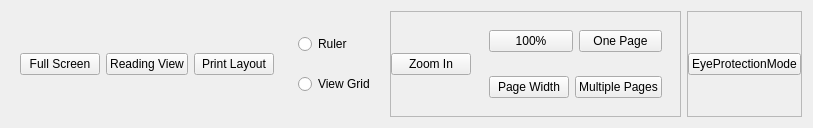
          <widget class="QWidget" name="viewPage">
           <layout class="QHBoxLayout" name="horizontalLayout_18">
            <item>
             <widget class="QFrame" name="_1_ViewPageSector">
              <layout class="QHBoxLayout" name="_13">
               <item>
                <widget class="QPushButton" name="fullScreenBtn">
                 <property name="text">
                  <string>Full Screen</string>
                 </property>
                </widget>
               </item>
               <item>
                <widget class="QPushButton" name="readingViewBtn">
                 <property name="text">
                  <string>Reading View</string>
                 </property>
                </widget>
               </item>
               <item>
                <widget class="QPushButton" name="printLayoutBtn">
                 <property name="text">
                  <string>Print Layout</string>
                 </property>
                </widget>
               </item>
              </layout>
             </widget>
            </item>
            <item>
             <widget class="QFrame" name="_2_ViewPageSector">
              <layout class="QVBoxLayout" name="verticalLayout_8">
               <item>
                <widget class="QRadioButton" name="rulerRBtn">
                 <property name="text">
                  <string>Ruler</string>
                 </property>
                </widget>
               </item>
               <item>
                <widget class="QRadioButton" name="gridRBtn">
                 <property name="text">
                  <string>View Grid</string>
                 </property>
                </widget>
               </item>
              </layout>
             </widget>
            </item>
            <item>
             <widget class="QFrame" name="_3_ViewPageSector">
              <property name="frameShape">
               <enum>QFrame::StyledPanel</enum>
              </property>
              <property name="frameShadow">
               <enum>QFrame::Raised</enum>
              </property>
              <layout class="QHBoxLayout" name="horizontalLayout_16">
               <property name="spacing">
                <number>0</number>
               </property>
               <property name="leftMargin">
                <number>0</number>
               </property>
               <property name="topMargin">
                <number>0</number>
               </property>
               <property name="rightMargin">
                <number>0</number>
               </property>
               <property name="bottomMargin">
                <number>0</number>
               </property>
               <item>
                <widget class="QPushButton" name="zoomInBtn">
                 <property name="text">
                  <string>Zoom In</string>
                 </property>
                </widget>
               </item>
               <item>
                <widget class="QFrame" name="layout_15">
                 <layout class="QVBoxLayout" name="verticalLayout_9">
                  <item>
                   <widget class="QFrame" name="layout_13">
                    <layout class="QHBoxLayout" name="_12">
                     <item>
                      <widget class="QPushButton" name="_100_percentBtn">
                       <property name="text">
                        <string>100%</string>
                       </property>
                      </widget>
                     </item>
                     <item>
                      <widget class="QPushButton" name="onePageBtn">
                       <property name="text">
                        <string>One Page</string>
                       </property>
                      </widget>
                     </item>
                    </layout>
                   </widget>
                  </item>
                  <item>
                   <widget class="QFrame" name="layout_14">
                    <layout class="QHBoxLayout" name="_14">
                     <item>
                      <widget class="QPushButton" name="pageWidthBtn">
                       <property name="text">
                        <string>Page Width</string>
                       </property>
                      </widget>
                     </item>
                     <item>
                      <widget class="QPushButton" name="multiplePagesBtn">
                       <property name="text">
                        <string>Multiple Pages</string>
                       </property>
                      </widget>
                     </item>
                    </layout>
                   </widget>
                  </item>
                 </layout>
                </widget>
               </item>
              </layout>
             </widget>
            </item>
            <item>
             <widget class="QFrame" name="_4_ViewPageSector">
              <property name="frameShape">
               <enum>QFrame::StyledPanel</enum>
              </property>
              <property name="frameShadow">
               <enum>QFrame::Raised</enum>
              </property>
              <layout class="QHBoxLayout" name="horizontalLayout_17">
               <property name="spacing">
                <number>0</number>
               </property>
               <property name="leftMargin">
                <number>0</number>
               </property>
               <property name="topMargin">
                <number>0</number>
               </property>
               <property name="rightMargin">
                <number>0</number>
               </property>
               <property name="bottomMargin">
                <number>0</number>
               </property>
               <item>
                <widget class="QPushButton" name="eyeProtectionModeBtn">
                 <property name="text">
                  <string>EyeProtectionMode</string>
                 </property>
                </widget>
               </item>
              </layout>
             </widget>
            </item>
           </layout>
          </widget>
